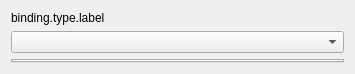
<?xml version="1.0" encoding="UTF-8"?>
<ui version="4.0">
 <class>KeyBindingConfiguration</class>
 <widget class="QWidget" name="KeyBindingConfiguration">
  <property name="geometry">
   <rect>
    <x>0</x>
    <y>0</y>
    <width>355</width>
    <height>55</height>
   </rect>
  </property>
  <property name="windowTitle">
   <string>Form</string>
  </property>
  <layout class="QVBoxLayout" name="verticalLayout">
   <item>
    <widget class="QLabel" name="bindingTypelabel">
     <property name="text">
      <string>binding.type.label</string>
     </property>
    </widget>
   </item>
   <item>
    <widget class="QComboBox" name="bindingTypeComboBox"/>
   </item>
   <item>
    <widget class="QTabWidget" name="bindingEvents">
     <property name="currentIndex">
      <number>-1</number>
     </property>
    </widget>
   </item>
  </layout>
 </widget>
 <resources/>
 <connections/>
</ui>
